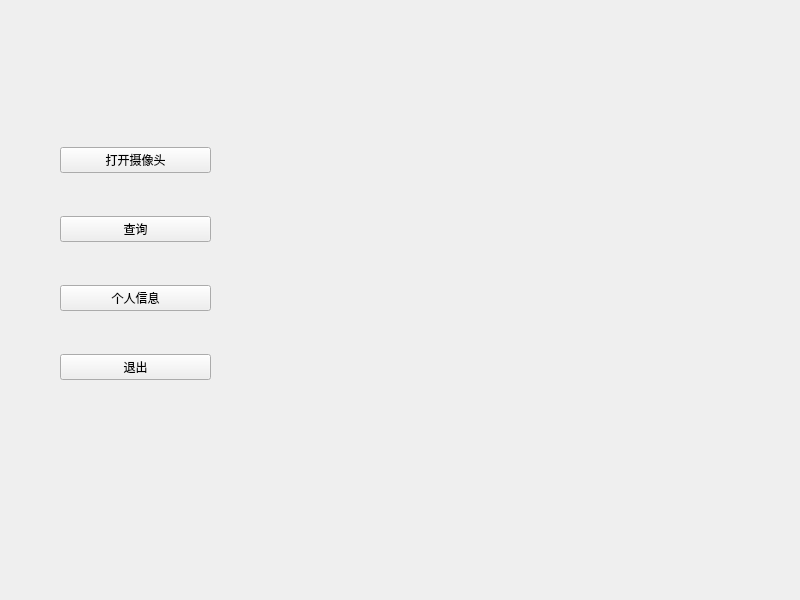
<?xml version="1.0" encoding="UTF-8"?>
<ui version="4.0">
 <class>MainWindow</class>
 <widget class="QMainWindow" name="MainWindow">
  <property name="geometry">
   <rect>
    <x>0</x>
    <y>0</y>
    <width>800</width>
    <height>600</height>
   </rect>
  </property>
  <property name="windowTitle">
   <string>MainWindow</string>
  </property>
  <widget class="QWidget" name="centralwidget">
   <widget class="QWidget" name="">
    <property name="geometry">
     <rect>
      <x>60</x>
      <y>110</y>
      <width>151</width>
      <height>311</height>
     </rect>
    </property>
    <layout class="QVBoxLayout" name="verticalLayout">
     <item>
      <widget class="QPushButton" name="pushButton">
       <property name="text">
        <string>打开摄像头</string>
       </property>
      </widget>
     </item>
     <item>
      <widget class="QPushButton" name="pushButton_2">
       <property name="text">
        <string>查询</string>
       </property>
      </widget>
     </item>
     <item>
      <widget class="QPushButton" name="pushButton_3">
       <property name="text">
        <string>个人信息</string>
       </property>
      </widget>
     </item>
     <item>
      <widget class="QPushButton" name="pushButton_4">
       <property name="text">
        <string>退出</string>
       </property>
      </widget>
     </item>
    </layout>
   </widget>
  </widget>
 </widget>
 <resources/>
 <connections>
  <connection>
   <sender>pushButton_4</sender>
   <signal>clicked()</signal>
   <receiver>MainWindow</receiver>
   <slot>close()</slot>
   <hints>
    <hint type="sourcelabel">
     <x>139</x>
     <y>398</y>
    </hint>
    <hint type="destinationlabel">
     <x>203</x>
     <y>450</y>
    </hint>
   </hints>
  </connection>
 </connections>
</ui>
